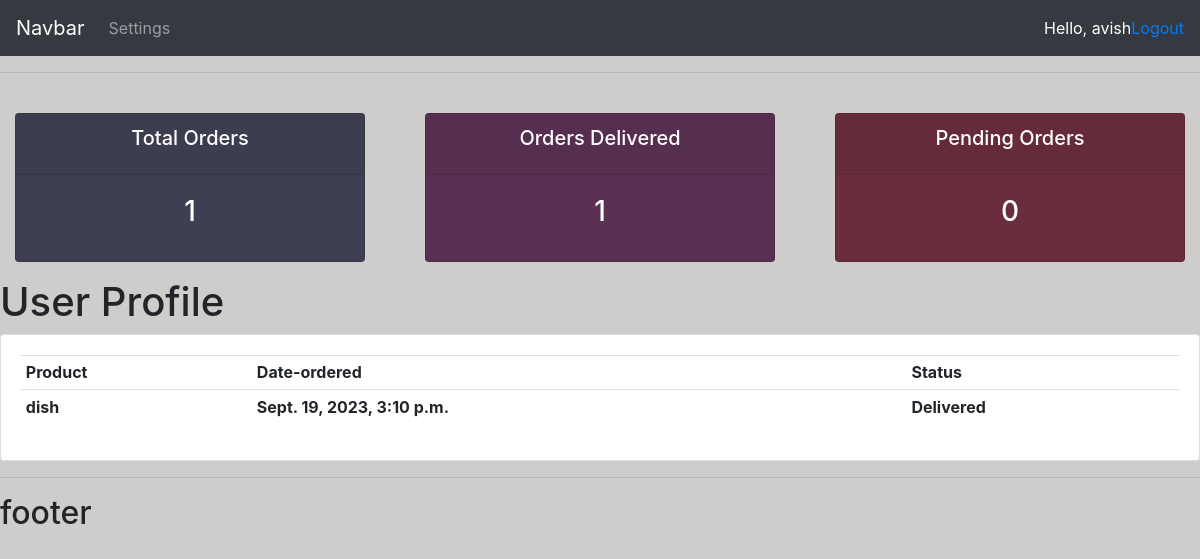
Screenshot of /user (signed in) with the database file from the repository.
### shop/models.py (models this page shows, shortened)
class Order(models.Model):
    STATUS=(
        ('Pending', 'Pending'),
        ('Out for delivery', 'Out for delivery'),
        ('Delivered', 'Delivered'),
    )
    customer= models.ForeignKey(Customer,null=True,on_delete=models.SET_NULL)
    product=models.ForeignKey(Product,null=True,on_delete=models.SET_NULL)
    date_created=models.DateTimeField(auto_now_add=True,null=True)
    status=models.CharField(max_length=30,null=True,choices=STATUS)

class Product(models.Model):
    CATEGORY=(
        ('Indoor', 'Indoor'),
        ('Outdoor', 'Outdoor'),
    )
    name=models.CharField(max_length=30, null=True)
    price=models.FloatField(null=True)
    category=models.CharField(max_length=30, null=True,choices=CATEGORY)
    description=models.CharField(max_length=30, null=True)
    date_created=models.DateTimeField(auto_now_add=True, null=True)
    tags=models.ManyToManyField(Tag)
    def __str__(self):
        return self.name

### shop/decorators.py (the view)
        def wrapper_func(request,*args,**kwargs):
            group=None
            if request.user.groups.exists():
                group= request.user.groups.all()[0].name
            if group in allowed_roles:
                return view_func(request,*args,**kwargs)
            else:
                return HttpResponse('You are not authorised')

### shop/views.py (called while the page is built)
@login_required(login_url='login')
@allowed_user(allowed_roles=['customer'])
def user_page(request):
    orders=request.user.customer.order_set.all()
    total_order=orders.count()
    orders_delivered=orders.filter(status="Delivered").count()
    orders_pending=orders.filter(status='Pending').count()
    context={'orders':orders,'customer':customer,'total_order':total_order,'orders_delivered':orders_delivered,'orders_pending':orders_pending}
    return render(request,'shop/user_page.html',context)

### shop/templates/shop/user_page.html
{% extends 'shop/main.html' %}
{% block content %}
{% include 'shop/status.html' %}
<h1>User Profile</h1>
<div class="row">
    <div class="col-md">
        <div class="card card-body">
            <table class="table table-sm">
                <tr>
                    <th>Product</th>
                    <th>Date-ordered</th>
                    <th>Status</th>
                </tr>
                {% for i in orders %}
                    <tr>
                        <th>{{i.product}}</th>
                        <th>{{i.date_created}}</th>
                        <th>{{i.status}}</th>
                    </tr>
                {% endfor %}
            </table>
        </div>
    </div>
</div>
{% endblock %}

### shop/templates/shop/navbar.html (shortened to what this page needs)
<nav class="navbar navbar-expand-lg navbar-dark bg-dark">
    <a class="navbar-brand" href="#">Navbar</a>
    <div class="collapse navbar-collapse" id="navbarNav">
      <ul class="navbar-nav">
        {% if request.user.is_staff %}
        <li class="nav-item active">
          <a class="nav-link" href="{% url 'home' %}">Dashboard</a>
        </li>
        <li class="nav-item">
          <a class="nav-link" href="{% url 'products' %}">Products</a>
        </li>
        {% else %}
        <li class="nav-item">
          <a class="nav-link" href="{% url 'account' %}">Settings</a>
        </li>
        {% endif %}
      </ul>
    </div>
    <span class="hello-msg">Hello, {{request.user}}</span>
    <span class="hello-msg"><a href="{% url 'logout' %}">Logout</a></span>
  </nav>

### shop/templates/shop/main.html (style rules this page uses)
body { background-color: rgb(207, 205, 203); }

### shop/templates/shop/navbar.html (style rules this page uses)
.hello-msg { color: white; }

### rows the page displays
Order: product "dish", date_created "Sept. 19, 2023, 3:10 p.m.", status "Delivered"

### other values shown
{{ request.user }} "avish"
{{ total_order }} "1"
{{ orders_delivered }} "1"
{{ orders_pending }} "0"
